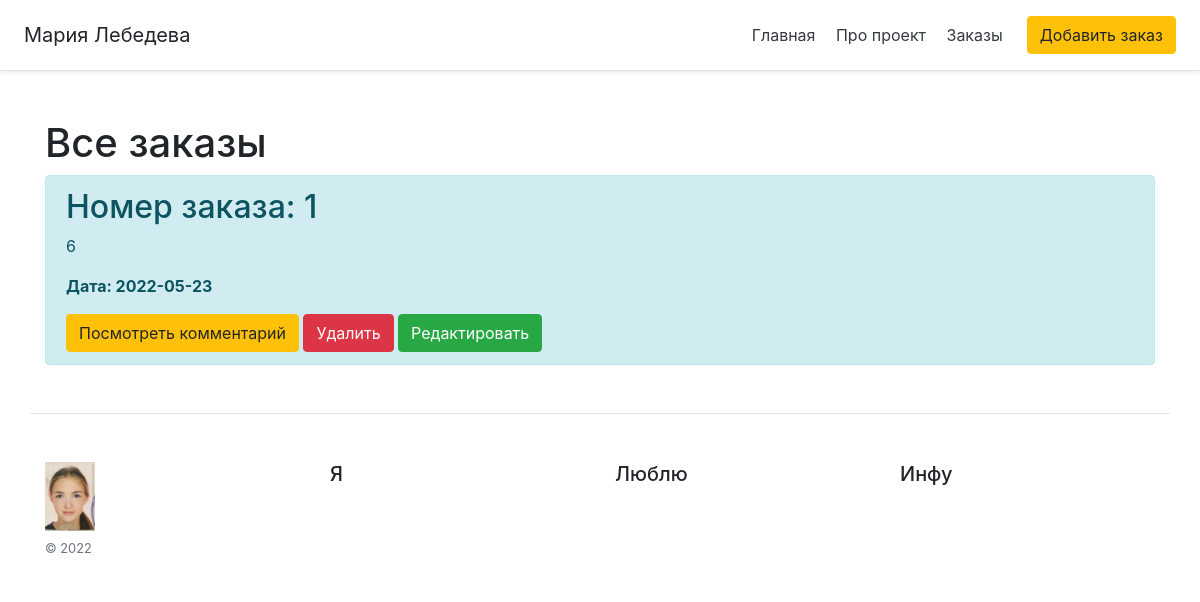
Page /posts on the earlier database version.
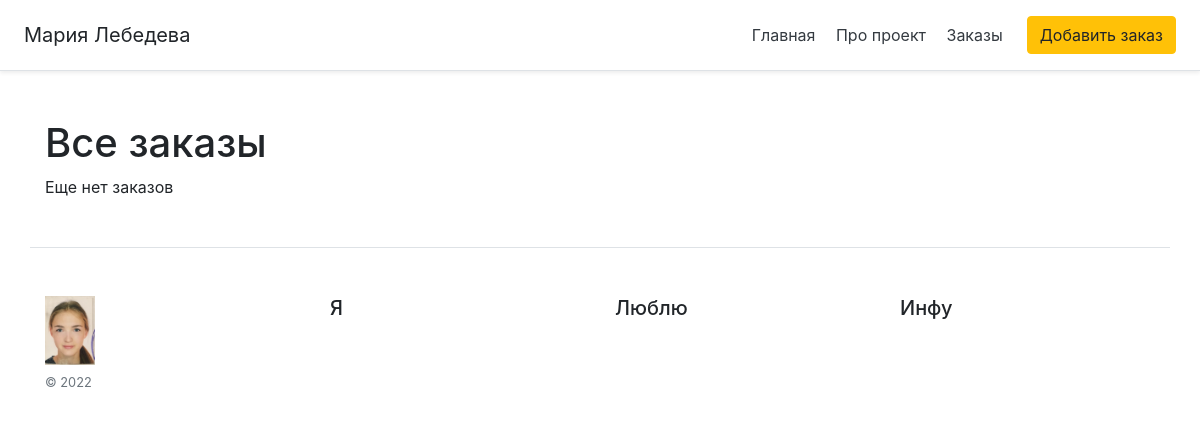
Same page on the later database version.
### app.py (models this page shows, shortened)
class Order(db.Model):
    id = db.Column(db.Integer, primary_key=True)
    title = db.Column(db.String(100), nullable=False)
    intro = db.Column(db.String(300), nullable=False)
    text = db.Column(db.Text, nullable=False)
    date = db.Column(db.DateTime, default=datetime.utcnow)

### app.py (the view)
@app.route('/posts')
def posts():
    orders = Order.query.order_by(Order.date.desc()).all()
    return render_template("posts.html", orders=orders)

### templates/posts.html (shortened to what this page needs)
{% extends 'base.html' %}
{% block body %}
<div class="container mt-5">
    <h1>Все заказы</h1>
    {% if orders|length > 0 %}
        {% for el in orders %}
        <div class="alert alert-info">
            <h2>Номер заказа: {{ el.id }}</h2>
            <p>{{ el.intro }}</p>
            <p><b>Дата: {{ el.date.date() }}</b></p>
            <a href="{{ url_for('posts', id=el.id)}}" class="btn btn-warning">Посмотреть комментарий</a>
            <form action="{{ url_for('post_delete', id=el.id) }}" method="POST" style="display: inline;">
            <input type="submit" value="Удалить" class="btn btn-danger" />
            </form>
            <a href="{{ url_for('post_update', id=el.id) }}" class="btn btn-success">Редактировать</a>
        </div>
        {% endfor %}
    {% else %}
    <p>Еще нет заказов</p>
    {% endif %}
</div>
{% endblock %}

### templates/base.html (shortened to what this page needs)
<!doctype html>
<html lang="ru">
<head>
    <link rel="stylesheet" href="{{ url_for('static', filename='css/main.css') }}">
    <link rel="stylesheet" href="{{ url_for('static', filename='css/bootstrap.min.css') }}">
</head>
<body>
    <div class="d-flex flex-column flex-md-row align-items-center p-3 px-md-4 mb-3 bg-white border-bottom shadow-sm">
      <h5 class="my-0 mr-md-auto font-weight-normal">Мария Лебедева</h5>
      <nav class="my-2 my-md-0 mr-md-3">
        <a class="p-2 text-dark" href="/">Главная</a>
        <a class="p-2 text-dark" href="/about">Про проект</a>
          <a class="p-2 text-dark" href="/posts">Заказы</a>
      </nav>
        <a class="btn btn-warning" href="/create-order">Добавить заказ</a>
    </div>
    {% block body %}{% endblock %}
    <footer class="container pt-4 my-md-5 pt-md-5 border-top">
    <div class="row">
      <div class="col-12 col-md">
        <img class="mb-2" src="{{ url_for('static', filename='photo.jpg') }}" alt="" width="50">
        <small class="d-block mb-3 text-muted">© 2022</small>
      </div>
      <div class="col-6 col-md">
        <h5>Я</h5>
      </div>
      <div class="col-6 col-md">
        <h5>Люблю</h5>
      </div>
      <div class="col-6 col-md">
        <h5>Инфу</h5>
      </div>
    </div>
  </footer>
</body>
</html>

Differences in the rows shown:
removed Order: id "1", intro "6", date "2022-05-23"
Other differences:
text now shown: "Еще нет заказов"
